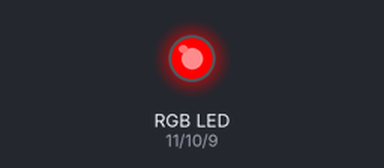
Simulated run of this sketch. Board: Arduino Uno, built with avr-gcc and run on an emulated ATmega328P. On the bench: an RGB LED mixed from three pins (HIGH = lit).

Above: at 0.1 s.
Timing chart, 0 to 1.6 s (numbered marks = the images above):
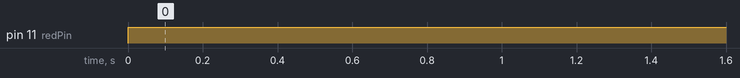

The sketch:

RGB_LED.ino
```cpp
int redPin = 11;
int greenPin = 10;
int bluePin = 9;
//уберите тег комментария со строки ниже, если вы используете светодиод с общим анодом
//#define COMMON_ANODE

void setup()
{
pinMode(redPin, OUTPUT);
pinMode(greenPin, OUTPUT);
pinMode(bluePin, OUTPUT);
}

void loop()
{
digitalWrite(redPin, true);
}

void setColor(int red, int green, int blue)
{
#ifdef COMMON_ANODE
red = 1 - red;
green = 1 - green;
blue = 1 - blue;
#endif
analogWrite(redPin, red);
analogWrite(greenPin, green);
analogWrite(bluePin, blue);
}
```

Measured:
- by itself, pin 11 (redPin): LOW → HIGH at 0.00 s
